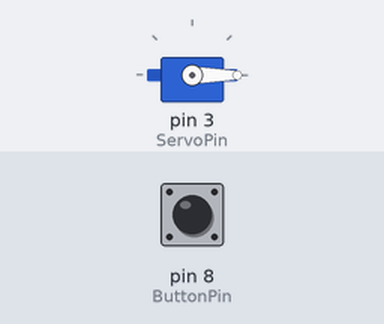
The sketch below on a simulated Arduino Uno, built with avr-gcc and run on an emulated ATmega328P. On the bench: servo. The test bench sets the inputs (shaded band); at power-on: pin 8 (ButtonPin) HIGH.

Above: at 1.2 s.
1.3 s: pin 8 (ButtonPin) pulled LOW for 0.15 s
At 1.37 s:
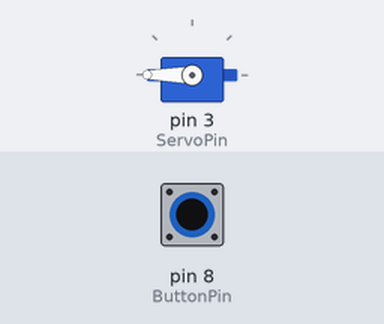
2.9 s: pin 8 (ButtonPin) pulled LOW for 3.2 s
At 7.3 s:
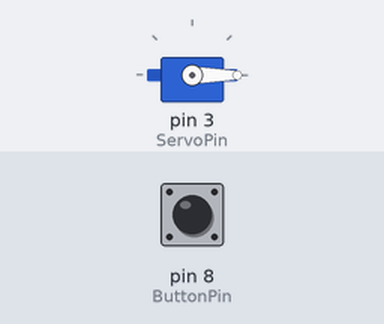
Timing chart, 0 to 8.8 s (numbered marks = the images above; inputs shaded):
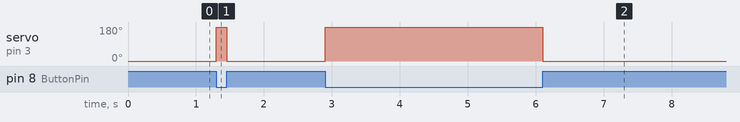

Measured:
- after the input at 1.3 s, servo on pin 3 (ServoPin): 0° → 180° at once, → 0° 0.15 s later
- after the input at 2.9 s, servo on pin 3 (ServoPin): 0° → 180° at once, → 0° 3.2 s later

The sketch:

Pushbutton_with_Servo.ino
```cpp
/*
 * Pushbutton_with_Servo.ino
 *
 * https://www.browndoggadgets.com/
 *
 */


// use the Servo library in the sketch
#include <Servo.h>

// create a Servo object to control the servo
Servo theServo;

// set variable name for a digital output pin with Pulse Width Modulation
// pins 3, 5, 6, 9, 10, 11 support PWM
int ServoPin = 3;

// set variable name for an analog input pin
int ButtonPin = 8;


// the setup runs once at the beginning of the sketch
void setup() {

  // set theServo to use the specified pin
  theServo.attach(ServoPin, 860, 2100);

  // the ButtonPin is set to function as an input with a special built-in pull-up resistor
  pinMode(ButtonPin, INPUT_PULLUP);

  // move the servo to 40 degrees
  theServo.write(0);

}


// the loop runs forever after the setup is complete
void loop() {

  // check if the button is pressed
  if (digitalRead(ButtonPin) == LOW) {
    // move the servo to 120 degrees
    theServo.write(180);
  }
  // this happens if the button is not pressed
  else {
    // move the servo to 40 degrees
    theServo.write(0);
  }

}
```
